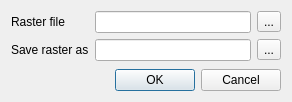
<?xml version="1.0" encoding="UTF-8"?>
<ui version="4.0">
 <class>QgsOpenRasterDialog</class>
 <widget class="QDialog" name="QgsOpenRasterDialog">
  <property name="geometry">
   <rect>
    <x>0</x>
    <y>0</y>
    <width>292</width>
    <height>102</height>
   </rect>
  </property>
  <property name="windowTitle">
   <string>Open raster</string>
  </property>
  <layout class="QVBoxLayout" name="verticalLayout">
   <item>
    <layout class="QFormLayout" name="formLayout">
     <property name="fieldGrowthPolicy">
      <enum>QFormLayout::ExpandingFieldsGrow</enum>
     </property>
     <item row="0" column="0">
      <widget class="QLabel" name="textLabel1_2">
       <property name="text">
        <string>Raster file</string>
       </property>
      </widget>
     </item>
     <item row="0" column="1">
      <layout class="QHBoxLayout" name="horizontalLayout">
       <item>
        <widget class="QLineEdit" name="leRasterFileName">
         <property name="sizePolicy">
          <sizepolicy hsizetype="Expanding" vsizetype="Fixed">
           <horstretch>0</horstretch>
           <verstretch>0</verstretch>
          </sizepolicy>
         </property>
        </widget>
       </item>
       <item>
        <widget class="QToolButton" name="tbnSelectRaster">
         <property name="text">
          <string>...</string>
         </property>
         <property name="icon">
          <iconset>
           <normalon>:/icons/mPushButtonFileOpen.png</normalon>
          </iconset>
         </property>
         <property name="iconSize">
          <size>
           <width>20</width>
           <height>18</height>
          </size>
         </property>
        </widget>
       </item>
      </layout>
     </item>
     <item row="1" column="0">
      <widget class="QLabel" name="lblSelectModifiedRaster">
       <property name="text">
        <string>Save raster as</string>
       </property>
      </widget>
     </item>
     <item row="1" column="1">
      <layout class="QHBoxLayout" name="horizontalLayout_2">
       <item>
        <widget class="QLineEdit" name="leModifiedRasterFileName"/>
       </item>
       <item>
        <widget class="QToolButton" name="tbnSelectModifiedRaster">
         <property name="text">
          <string>...</string>
         </property>
         <property name="icon">
          <iconset>
           <normalon>:/icons/mPushButtonFileOpen.png</normalon>
          </iconset>
         </property>
         <property name="iconSize">
          <size>
           <width>20</width>
           <height>18</height>
          </size>
         </property>
        </widget>
       </item>
      </layout>
     </item>
    </layout>
   </item>
   <item>
    <widget class="QDialogButtonBox" name="buttonBox">
     <property name="orientation">
      <enum>Qt::Horizontal</enum>
     </property>
     <property name="standardButtons">
      <set>QDialogButtonBox::Cancel|QDialogButtonBox::Ok</set>
     </property>
    </widget>
   </item>
  </layout>
 </widget>
 <resources/>
 <connections>
  <connection>
   <sender>buttonBox</sender>
   <signal>accepted()</signal>
   <receiver>QgsOpenRasterDialog</receiver>
   <slot>accept()</slot>
   <hints>
    <hint type="sourcelabel">
     <x>252</x>
     <y>161</y>
    </hint>
    <hint type="destinationlabel">
     <x>157</x>
     <y>274</y>
    </hint>
   </hints>
  </connection>
  <connection>
   <sender>buttonBox</sender>
   <signal>rejected()</signal>
   <receiver>QgsOpenRasterDialog</receiver>
   <slot>reject()</slot>
   <hints>
    <hint type="sourcelabel">
     <x>289</x>
     <y>161</y>
    </hint>
    <hint type="destinationlabel">
     <x>286</x>
     <y>274</y>
    </hint>
   </hints>
  </connection>
 </connections>
</ui>
